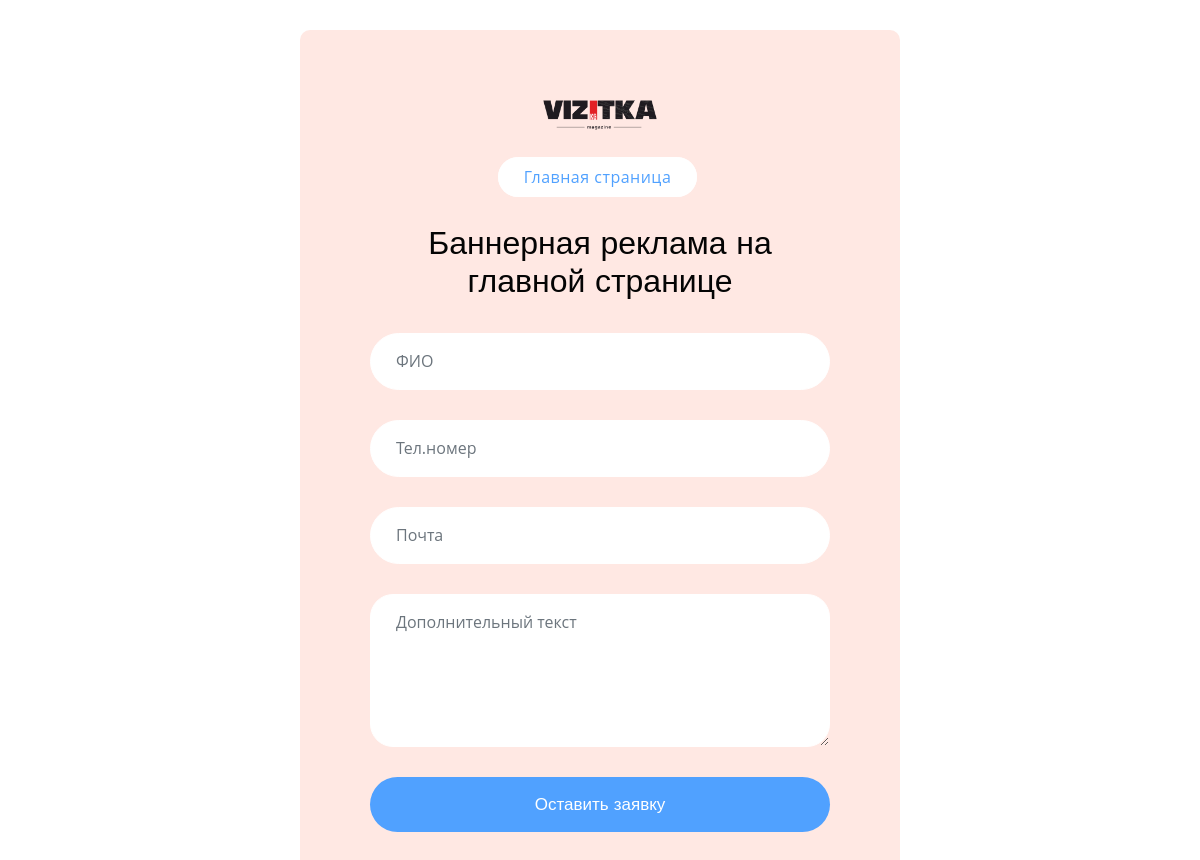
/service_site_form/1/, run on the app's committed database.
### apps/index/models.py (models this page shows, shortened)
class Settings(models.Model):
    title = models.CharField(
        max_length=255,
        verbose_name="Название сайта"
    )
    descriptions = models.TextField(
        verbose_name="Информационный текст",
        blank=True,null=True
    )
    logo = models.ImageField(
        upload_to="logo/",
        verbose_name="Логотип для темного фона"
    )
    logo_white = models.ImageField(
        upload_to="logo/",
        verbose_name="Логотип для темного фона"
    )
    phone = models.CharField(
        max_length=255,
        verbose_name='Телефон номер'
    )
    email = models.EmailField(
        max_length=255,
        verbose_name='Почта'
        )
    location = models.CharField(
        max_length=255,
        verbose_name='Адрес'
    )
    whatsapp = models.URLField(
        verbose_name='Whatspp URL',
        blank=True, null=True
    )
    instagram = models.URLField(
        verbose_name='Instagram URL',
        blank=True, null=True
    )
    youtube = models.URLField(
        verbose_name='Youtube URL',
        blank=True, null=True
    )
    facebook = models.URLField(
        verbose_name='Facebook URL',
        blank=True, null=True
    )
    class Meta:
            verbose_name = "Основная настройка"
            verbose_name_plural = "Основные настройки"

### apps/blog/models.py (models this page shows, shortened)
class Site(models.Model):
    image = ResizedImageField(
        force_format="WEBP",
        quality=100,
        upload_to='service/',
        verbose_name="Баннер в размере 267х189",
        blank = True, null = True
    )
    title = models.CharField(
        max_length=255,
        verbose_name='Название услуги'
    )
    price = models.CharField(
        max_length=255,
        verbose_name="Цена"
    )
    descriptions = RichTextField(
        verbose_name="Информационный текст",
        blank=True,null=True
    )
    class Meta:
        verbose_name = "Услуга Сайта"
        verbose_name_plural = "Услуги Сайта"

### apps/blog/views.py (the view, shortened to what this page needs)
# urls.py: path('service_site_form/<int:id>/', views.service_site_form,name = "service_site_form"),
def service_site_form(request, id):
    setting = models.Settings.objects.latest('id')
    magazine = Site.objects.get(id=id)
    return render(request, 'servise/service_site_form.html', locals())

### templates/servise/service_site_form.html (shortened to what this page needs)
{% load static %}
{% load socialaccount %}
<!DOCTYPE html>
<html lang="zxx">
<head>
    <link type="text/css" rel="stylesheet" href="{% static 'register_assets/css/bootstrap.min.css' %}">
    <link type="text/css" rel="stylesheet" href="{% static 'register_assets/fonts/font-awesome/css/font-awesome.min.css' %}">
    <link type="text/css" rel="stylesheet" href="{% static 'register_assets/fonts/flaticon/font/flaticon.css' %}">
    <link type="text/css" rel="stylesheet" href="{% static 'register_assets/css/style.css' %}">
</head>
<body id="top">
<div class="login-32">
    <div class="login-32-inner">
        <div class="container">
            <div class="row">
                <div class="col-md-12">
                    <div class="form-section">
                        <div class="logo">
                            <a href="{% url 'index'%}">
                               <img src="{{setting.logo.url}}" alt="logo">
                            </a>
                        </div>
                        <div class="btn-section">
                            <a href="{% url 'login' %}" class="link-btn active">Главная страница</a>
                        </div>
                        <div class="login-inner-form">
                            <h2>{{magazine.title}}</h2>
                            <br>
                            <form method="POST">
                                <div class="form-group form-box">
                                    <input type="text" name="name" class="form-control" placeholder="ФИО" aria-label="ФИО">
                                </div>
                                <div class="form-group form-box">
                                    <input type="phone" name="phone" class="form-control" autocomplete="off" placeholder="Тел.номер" aria-label="Тел.номер">
                                </div>
                                <div class="form-group form-box">
                                    <input type="email" name="email" class="form-control" autocomplete="off" placeholder="Почта" aria-label="Почта">
                                </div>
                                <div class="form-group form-box">
                                    <textarea name="message" class="form-control" rows="5" placeholder="Дополнительный текст" style = " border-radius: 23px;" aria-label="Дополнительный текст"></textarea>
                                </div>
                                <div class="form-group mb-0">
                                    <button name = "service_form" type="submit" class="btn-md btn-theme w-100">Оставить заявку</button>
                                </div>
                            </form>
                        </div>
                    </div>
                </div>
            </div>
        </div>
    </div>
</div>
</body>
</html>

### data on the page
Settings: logo (picture)
Site: title "Баннерная реклама на главной странице"
